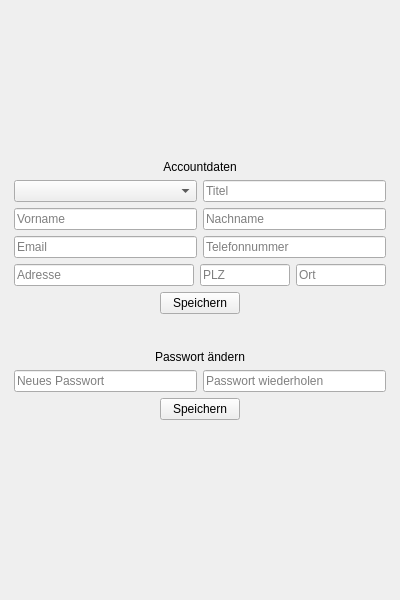
<?xml version="1.0" encoding="UTF-8"?>
<ui version="4.0">
 <class>Account_adminview</class>
 <widget class="QWidget" name="Account_adminview">
  <property name="geometry">
   <rect>
    <x>0</x>
    <y>0</y>
    <width>400</width>
    <height>600</height>
   </rect>
  </property>
  <property name="windowTitle">
   <string>Form</string>
  </property>
  <layout class="QHBoxLayout" name="horizontalLayout">
   <item>
    <spacer name="horizontalSpacer">
     <property name="orientation">
      <enum>Qt::Horizontal</enum>
     </property>
     <property name="sizeHint" stdset="0">
      <size>
       <width>40</width>
       <height>20</height>
      </size>
     </property>
    </spacer>
   </item>
   <item>
    <layout class="QVBoxLayout" name="verticalLayout">
     <item>
      <spacer name="verticalSpacer">
       <property name="orientation">
        <enum>Qt::Vertical</enum>
       </property>
       <property name="sizeHint" stdset="0">
        <size>
         <width>20</width>
         <height>40</height>
        </size>
       </property>
      </spacer>
     </item>
     <item>
      <widget class="QLabel" name="label">
       <property name="text">
        <string>Accountdaten</string>
       </property>
       <property name="alignment">
        <set>Qt::AlignCenter</set>
       </property>
      </widget>
     </item>
     <item>
      <layout class="QHBoxLayout" name="horizontalLayout_2">
       <item>
        <widget class="QComboBox" name="anrede_input">
         <property name="sizePolicy">
          <sizepolicy hsizetype="Expanding" vsizetype="Fixed">
           <horstretch>0</horstretch>
           <verstretch>0</verstretch>
          </sizepolicy>
         </property>
        </widget>
       </item>
       <item>
        <widget class="QLineEdit" name="titel_input">
         <property name="placeholderText">
          <string>Titel</string>
         </property>
         <property name="input_type" stdset="0">
          <string>text</string>
         </property>
        </widget>
       </item>
      </layout>
     </item>
     <item>
      <layout class="QHBoxLayout" name="horizontalLayout_3">
       <item>
        <widget class="QLineEdit" name="vorname_input">
         <property name="placeholderText">
          <string>Vorname</string>
         </property>
         <property name="input_type" stdset="0">
          <string>text</string>
         </property>
        </widget>
       </item>
       <item>
        <widget class="QLineEdit" name="nachname_input">
         <property name="placeholderText">
          <string>Nachname</string>
         </property>
         <property name="input_type" stdset="0">
          <string>text</string>
         </property>
        </widget>
       </item>
      </layout>
     </item>
     <item>
      <layout class="QHBoxLayout" name="horizontalLayout_4">
       <item>
        <widget class="QLineEdit" name="email_input">
         <property name="placeholderText">
          <string>Email</string>
         </property>
         <property name="input_type" stdset="0">
          <string>text</string>
         </property>
        </widget>
       </item>
       <item>
        <widget class="QLineEdit" name="tel_input">
         <property name="placeholderText">
          <string>Telefonnummer</string>
         </property>
         <property name="input_type" stdset="0">
          <string>text</string>
         </property>
        </widget>
       </item>
      </layout>
     </item>
     <item>
      <layout class="QHBoxLayout" name="horizontalLayout_5">
       <item>
        <widget class="QLineEdit" name="adresse_input">
         <property name="sizePolicy">
          <sizepolicy hsizetype="Minimum" vsizetype="Fixed">
           <horstretch>0</horstretch>
           <verstretch>0</verstretch>
          </sizepolicy>
         </property>
         <property name="minimumSize">
          <size>
           <width>180</width>
           <height>0</height>
          </size>
         </property>
         <property name="placeholderText">
          <string>Adresse</string>
         </property>
         <property name="input_type" stdset="0">
          <string>text</string>
         </property>
        </widget>
       </item>
       <item>
        <widget class="QLineEdit" name="plz_input">
         <property name="sizePolicy">
          <sizepolicy hsizetype="Expanding" vsizetype="Fixed">
           <horstretch>0</horstretch>
           <verstretch>0</verstretch>
          </sizepolicy>
         </property>
         <property name="placeholderText">
          <string>PLZ</string>
         </property>
         <property name="input_type" stdset="0">
          <string>text</string>
         </property>
        </widget>
       </item>
       <item>
        <widget class="QLineEdit" name="ort_input">
         <property name="placeholderText">
          <string>Ort</string>
         </property>
         <property name="input_type" stdset="0">
          <string>text</string>
         </property>
        </widget>
       </item>
      </layout>
     </item>
     <item>
      <layout class="QHBoxLayout" name="horizontalLayout_6">
       <item>
        <spacer name="horizontalSpacer_3">
         <property name="orientation">
          <enum>Qt::Horizontal</enum>
         </property>
         <property name="sizeHint" stdset="0">
          <size>
           <width>40</width>
           <height>20</height>
          </size>
         </property>
        </spacer>
       </item>
       <item>
        <widget class="QPushButton" name="speichern1_button">
         <property name="cursor">
          <cursorShape>PointingHandCursor</cursorShape>
         </property>
         <property name="text">
          <string>Speichern</string>
         </property>
         <property name="button_type" stdset="0">
          <string>primary</string>
         </property>
        </widget>
       </item>
       <item>
        <spacer name="horizontalSpacer_4">
         <property name="orientation">
          <enum>Qt::Horizontal</enum>
         </property>
         <property name="sizeHint" stdset="0">
          <size>
           <width>40</width>
           <height>20</height>
          </size>
         </property>
        </spacer>
       </item>
      </layout>
     </item>
     <item>
      <spacer name="verticalSpacer_3">
       <property name="orientation">
        <enum>Qt::Vertical</enum>
       </property>
       <property name="sizeType">
        <enum>QSizePolicy::Minimum</enum>
       </property>
       <property name="sizeHint" stdset="0">
        <size>
         <width>20</width>
         <height>30</height>
        </size>
       </property>
      </spacer>
     </item>
     <item>
      <widget class="QLabel" name="label_2">
       <property name="text">
        <string>Passwort ändern</string>
       </property>
       <property name="alignment">
        <set>Qt::AlignCenter</set>
       </property>
      </widget>
     </item>
     <item>
      <layout class="QHBoxLayout" name="horizontalLayout_7">
       <item>
        <widget class="QLineEdit" name="passwort_input">
         <property name="echoMode">
          <enum>QLineEdit::Password</enum>
         </property>
         <property name="placeholderText">
          <string>Neues Passwort</string>
         </property>
         <property name="input_type" stdset="0">
          <string>text</string>
         </property>
        </widget>
       </item>
       <item>
        <widget class="QLineEdit" name="passwort2_input">
         <property name="echoMode">
          <enum>QLineEdit::Password</enum>
         </property>
         <property name="placeholderText">
          <string>Passwort wiederholen</string>
         </property>
         <property name="input_type" stdset="0">
          <string>text</string>
         </property>
        </widget>
       </item>
      </layout>
     </item>
     <item>
      <layout class="QHBoxLayout" name="horizontalLayout_8">
       <item>
        <spacer name="horizontalSpacer_5">
         <property name="orientation">
          <enum>Qt::Horizontal</enum>
         </property>
         <property name="sizeHint" stdset="0">
          <size>
           <width>40</width>
           <height>20</height>
          </size>
         </property>
        </spacer>
       </item>
       <item>
        <widget class="QPushButton" name="speichern2_button">
         <property name="cursor">
          <cursorShape>PointingHandCursor</cursorShape>
         </property>
         <property name="text">
          <string>Speichern</string>
         </property>
         <property name="button_type" stdset="0">
          <string>primary</string>
         </property>
        </widget>
       </item>
       <item>
        <spacer name="horizontalSpacer_6">
         <property name="orientation">
          <enum>Qt::Horizontal</enum>
         </property>
         <property name="sizeHint" stdset="0">
          <size>
           <width>40</width>
           <height>20</height>
          </size>
         </property>
        </spacer>
       </item>
      </layout>
     </item>
     <item>
      <widget class="QLabel" name="error_text">
       <property name="text">
        <string/>
       </property>
       <property name="alignment">
        <set>Qt::AlignCenter</set>
       </property>
      </widget>
     </item>
     <item>
      <spacer name="verticalSpacer_2">
       <property name="orientation">
        <enum>Qt::Vertical</enum>
       </property>
       <property name="sizeHint" stdset="0">
        <size>
         <width>20</width>
         <height>40</height>
        </size>
       </property>
      </spacer>
     </item>
    </layout>
   </item>
   <item>
    <spacer name="horizontalSpacer_2">
     <property name="orientation">
      <enum>Qt::Horizontal</enum>
     </property>
     <property name="sizeHint" stdset="0">
      <size>
       <width>40</width>
       <height>20</height>
      </size>
     </property>
    </spacer>
   </item>
  </layout>
 </widget>
 <resources/>
 <connections/>
</ui>
